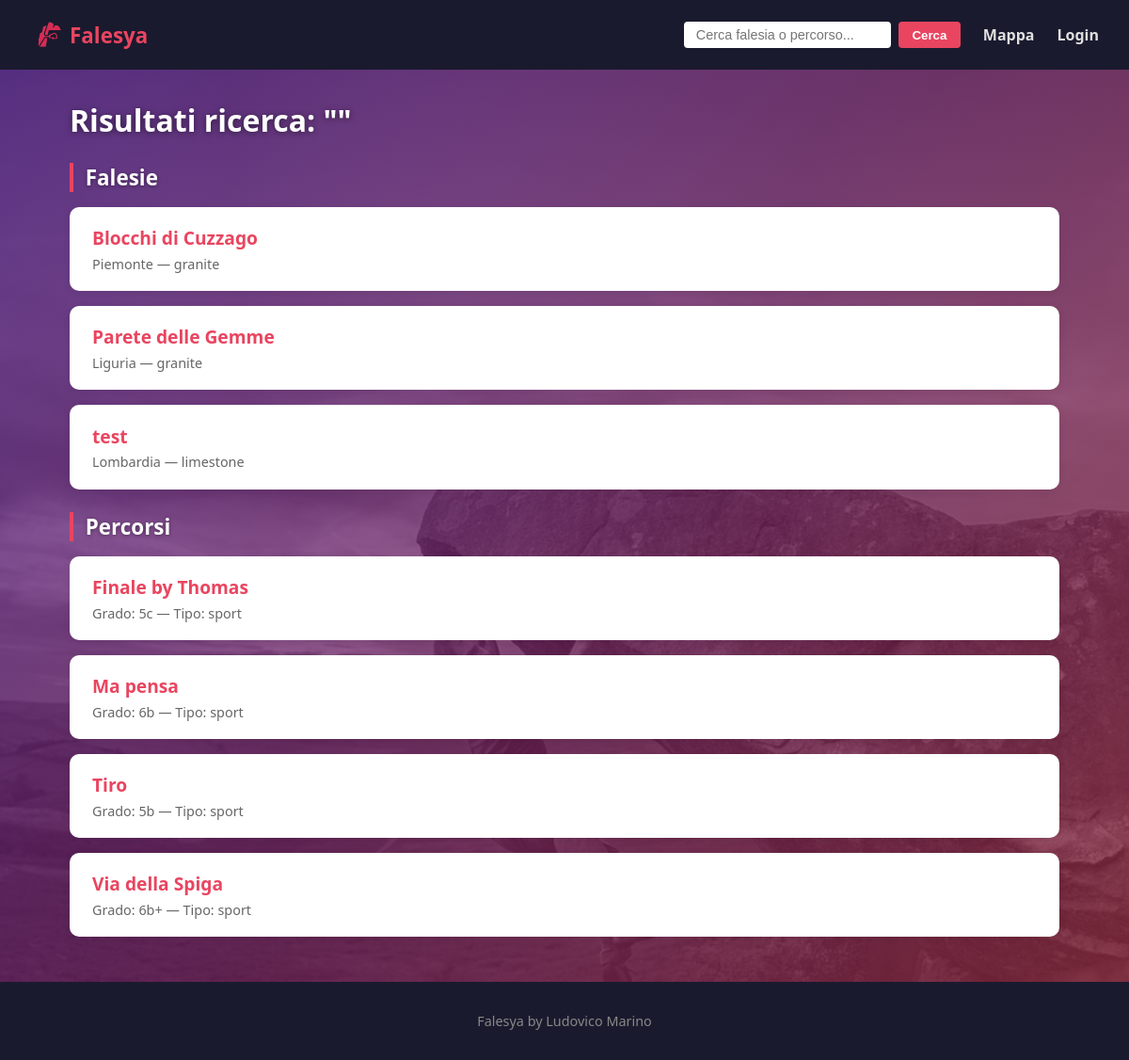
/risultati/, run on an earlier commit of the app's database.
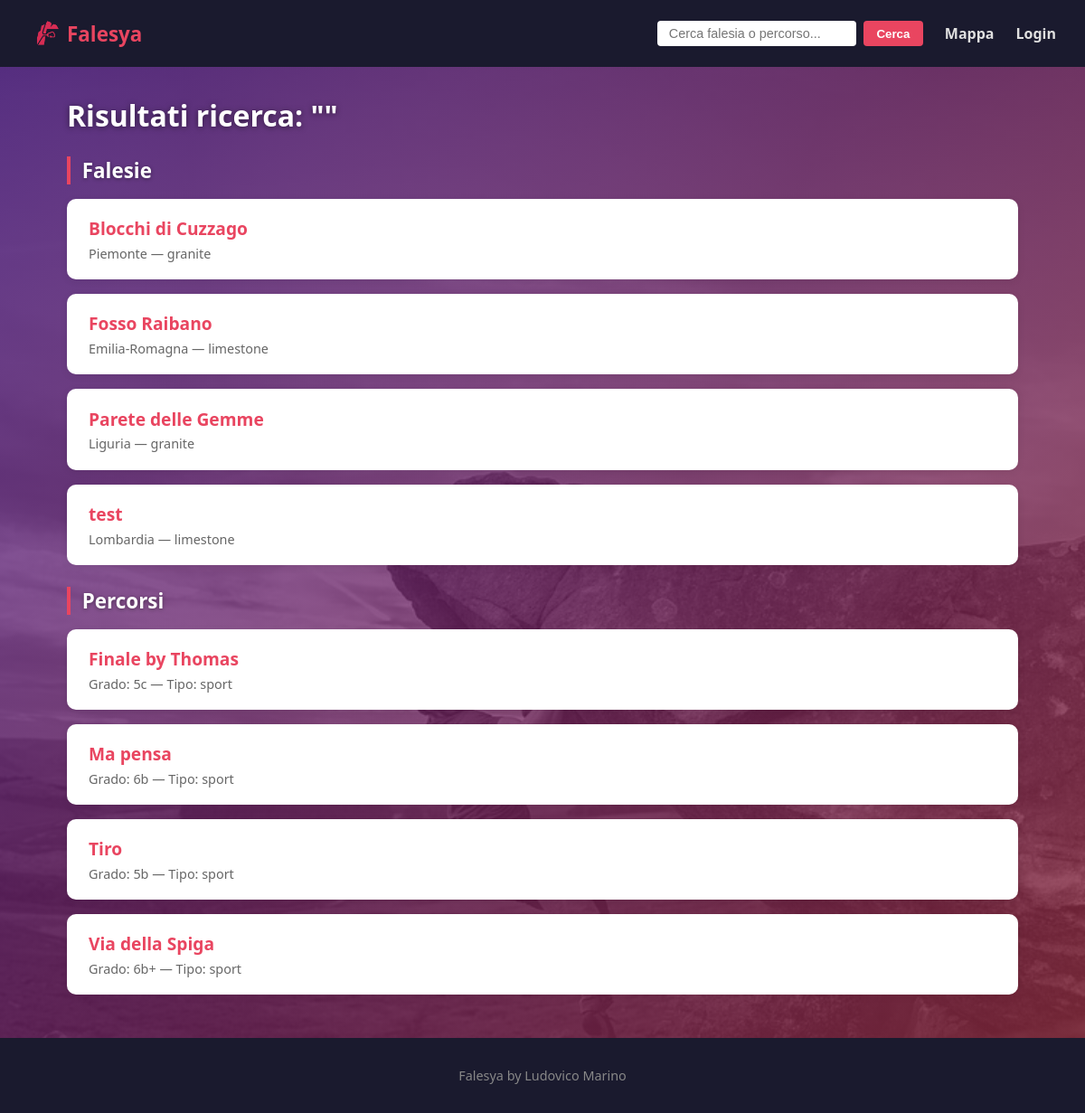
And on a later commit of the database.
### generale/models.py (models this page shows, shortened)
class Falesia(models.Model):
    ROCK_TYPE_CHOICES = [
    ("limestone", "Calcare"),
    ("granite", "Granito"),
    ("sandstone", "Arenaria"),
    ("basalt", "Basalto"),
    ("conglomerate", "Conglomerato"),
    ("schist", "Scisto"),
    ("gneiss", "Gneiss"),
    ("quartzite", "Quarzite"),
    ("dolomite", "Dolomia"),
    ("tuff", "Tufo"),
    ("rhyolite", "Riolite"),
    ("gabbro", "Gabbro"),
    ("slate", "Ardesia"),
    ("marble", "Marmo"),
    ("volcanic", "Vulcanico"),
]
    STAGIONI = [
        ("primavera", "Primavera"),
        ("estate", "Estate"),
        ("autunno", "Autunno"),
        ("inverno", "Inverno"),
    ]
    ESPOSIZIONE = [
        ("nord", "Nord"),
        ("nord-est", "Nord-Est"),
        ("est", "Est"),
        ("sud-est", "Sud-Est"),
        ("sud", "Sud"),
        ("sud-ovest", "Sud-Ovest"),
        ("ovest", "Ovest"),
        ("nord-ovest", "Nord-Ovest"),
    ]
    nome = models.CharField(max_length=200)
    tipo_roccia = models.CharField(max_length=100, choices=ROCK_TYPE_CHOICES)
    latitudine = models.DecimalField(max_digits=16, decimal_places=12)
    longitudine = models.DecimalField(max_digits=16, decimal_places=12)
    comune = models.CharField(max_length=100)
    provincia = models.CharField(max_length=100)
    regione = models.CharField(max_length=100)
    descrizione = models.TextField()
    esposizione = models.CharField(max_length=50, choices=ESPOSIZIONE,  null=True, blank=True)
    stagione_consigliata = models.CharField(max_length=50, choices=STAGIONI)
    immagine = models.ImageField(upload_to='falesie/', blank=True)

class Percorso(models.Model):
    TIPO_CHOICES = [
        ('sport', 'Sportiva'),
        ('boulder', 'Boulder'),
        ('trad', 'Tradizionale'),
    ]
    SCALA_FRANCESE_GRADI = [
        ('1', '1'),
        ('2', '2'),
        ('3', '3'),
        ('4a', '4a'),
        ('4b', '4b'),
        ('4c', '4c'),
        ('5a', '5a'),
        ('5b', '5b'),
        ('5c', '5c'),
        ('6a', '6a'),
        ('6a+', '6a+'),
        ('6b', '6b'),
        ('6b+', '6b+'),
        ('6c', '6c'),
        ('6c+', '6c+'),
        ('7a', '7a'),
        ('7a+', '7a+'),
        ('7b', '7b'),
        ('7b+', '7b+'),
        ('7c', '7c'),
        ('7c+', '7c+'),
        ('8a', '8a'),
        ('8a+', '8a+'),
        ('8b', '8b'),
        ('8b+', '8b+'),
        ('8c', '8c'),
        ('8c+', '8c+'),
    ]
    nome = models.CharField(max_length=200)
    grado = models.CharField(max_length=10, choices=SCALA_FRANCESE_GRADI)
    n_soste = models.IntegerField()
    tipo = models.CharField(max_length=20, choices=TIPO_CHOICES)
    altezza = models.IntegerField()
    n_spittature = models.IntegerField()
    distanza_spit = models.DecimalField(max_digits=5, decimal_places=2)
    descrizione = models.TextField()
    immagine = models.ImageField(upload_to='percorsi/', blank=True)
    falesia = models.ForeignKey(Falesia, on_delete=models.CASCADE, related_name='percorsi')

### generale/views.py (the view)
# urls.py: path('risultati/', views.risultati, name='risultati'),
def risultati(request):
    query         = request.GET.get('q', '')
    regione       = request.GET.get('regione', '')
    grado_min     = request.GET.get('grado_min', '')
    grado_max     = request.GET.get('grado_max', '')
    tipo_percorso = request.GET.get('tipo_percorso', '')
    ordine        = request.GET.get('ordine', 'nome')
    falesie  = Falesia.objects.all()
    percorsi = Percorso.objects.all()
    if query:
        falesie  = falesie.filter(nome__icontains=query)
        percorsi = percorsi.filter(nome__icontains=query)
    if regione:
        falesie  = falesie.filter(regione__iexact=regione)
        percorsi = percorsi.filter(falesia__regione__iexact=regione)
    if grado_min or grado_max:
        idx_min = GRADI_ORDINATI.index(grado_min) if grado_min in GRADI_ORDINATI else 0
        idx_max = GRADI_ORDINATI.index(grado_max) if grado_max in GRADI_ORDINATI else len(GRADI_ORDINATI) - 1
        gradi_validi = GRADI_ORDINATI[idx_min: idx_max + 1]
        percorsi = percorsi.filter(grado__in=gradi_validi)
    if tipo_percorso:
        percorsi = percorsi.filter(tipo=tipo_percorso)
        falesie  = Falesia.objects.none()
    if ordine == 'grado':
        from django.db.models import Case, When, IntegerField
        order_cases = [When(grado=g, then=i) for i, g in enumerate(GRADI_ORDINATI)]
        percorsi = percorsi.annotate(
            ordine_grado=Case(*order_cases, output_field=IntegerField())
        ).order_by('ordine_grado')
        falesie = falesie.order_by('nome')
    else:
        falesie  = falesie.order_by('nome')
        percorsi = percorsi.order_by('nome')
    return render(request, 'generale/risultati.html', {
        'falesie':        falesie,
        'percorsi':       percorsi,
        'query':          query,
        'regione':        regione,
        'grado_min':      grado_min,
        'grado_max':      grado_max,
        'tipo_percorso':  tipo_percorso,
        'ordine':         ordine,
        'gradi':          GRADI_ORDINATI,
        'regioni':        REGIONI_ITALIANE,
    })

### generale/templates/generale/risultati.html (shortened to what this page needs)
{% extends 'generale/base.html' %}
{% block contenuto %}
<h1>Risultati ricerca: "{{ query }}"</h1>
{% if falesie %}
    <h2>Falesie</h2>
    {% for falesia in falesie %}
        <div class="card">
            <a href="{% url 'dettaglio_falesia' falesia.id %}">
                <h3>{{ falesia.nome }}</h3>
            </a>
            <p>{{ falesia.regione }} — {{ falesia.tipo_roccia }}</p>
        </div>
    {% endfor %}
{% endif %}
{% if percorsi %}
    <h2>Percorsi</h2>
    {% for percorso in percorsi %}
        <div class="card">
            <a href="{% url 'dettaglio_percorso' percorso.id %}">
                <h3>{{ percorso.nome }}</h3>
            </a>
            <p>Grado: {{ percorso.grado }} — Tipo: {{ percorso.tipo }}</p>
        </div>
    {% endfor %}
{% endif %}
{% endblock %}

What changed in the data, as far as the page shows it:
added Falesia: nome "Fosso Raibano", regione "Emilia-Romagna", tipo_roccia "limestone"
